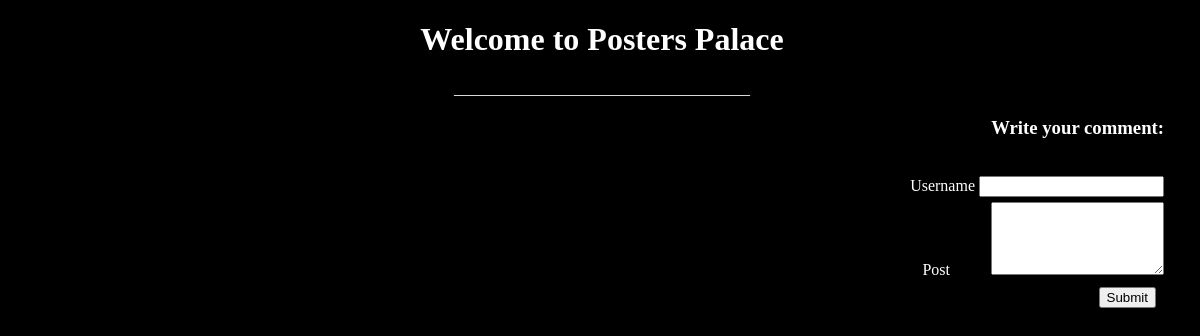
The app's page /, older data.
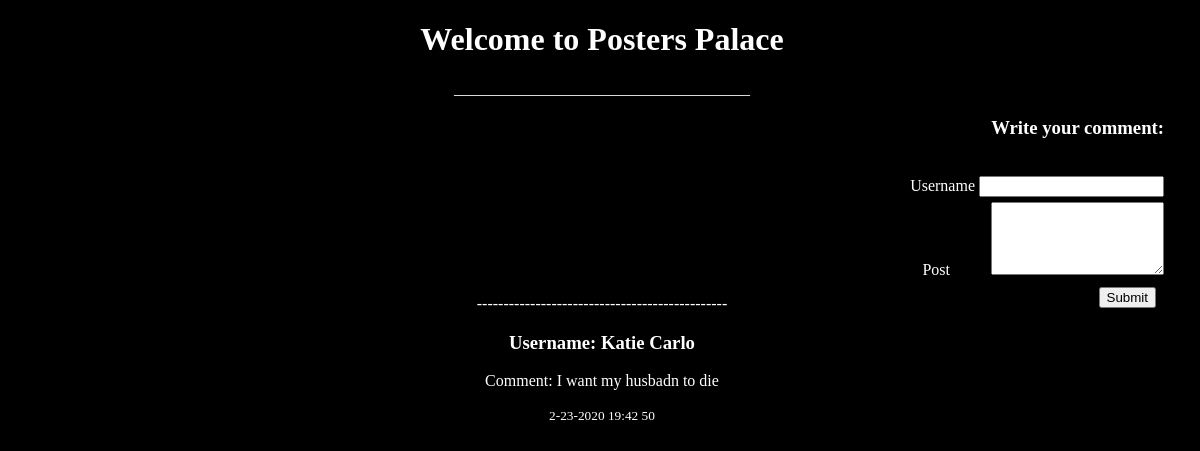
The same page, newer data.
### tables this page shows
CREATE TABLE post(
            name message_text ,
            comment message_text,
            time message_text 

);

### app.py (the view)
@app.route('/', methods=['GET', 'POST'])
def hello_world():
    if request.method == 'GET':
        fun = reversed(get_comment())
        return render_template('home.html', comment=fun)
    elif request.method == 'POST':
        make_comment()
        fun = reversed(get_comment())
        return render_template('home.html', comment=fun)

### data.py (called while the page is built)
def get_comment():
    conn = sqlite3.connect('comments.db')
    c = conn.cursor()
    c.execute('select * from post')
    return c.fetchall()

### templates/home.html (shortened to what this page needs)
<!DOCTYPE html>
<html lang="en">
<head>
    <link rel="stylesheet" href="/static/style.css">
</head>
<body>
<div class="headz">
    <h1 class="welcome">Welcome to Posters Palace</h1>
    <p class="line">_____________________________________</p>
</div>
<form class="posting" method="post" action="">
    <h3 class="hcomm">Write your comment:</h3>
    <label>Username</label>
    <input class="username" name="username" type="text" max="25" autocomplete="off" required>
    <br>
    <label>Post</label>
        <textarea class="area" name="message" max="3000" autocomplete="off" autocapitalize="sentences" spellcheck="true" required></textarea>
    <br>
    <button class="but" type="submit">Submit</button>
</form>
{% for c in comment %}
<div class="stuff">
    <p>-----------------------------------------------</p>
    <h3>Username: {{ c[0] }}</h3>
    <div class="comm">
        <p>Comment: {{ c[1] }}</p>
    </div>
    <small>{{ c[2] }}</small>
</div>
{% endfor %}
</body>
</html>

Row changes from the older to the newer data that the page shows:
added post: name "Katie Carlo", comment "I want my husbadn to die", time "2-23-2020 19:42 50"
